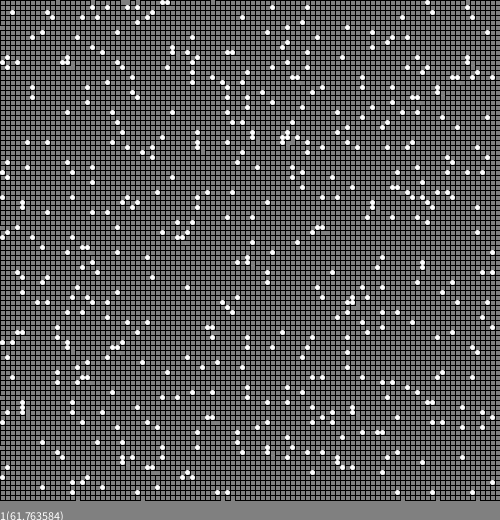
Frame 1 (no input)
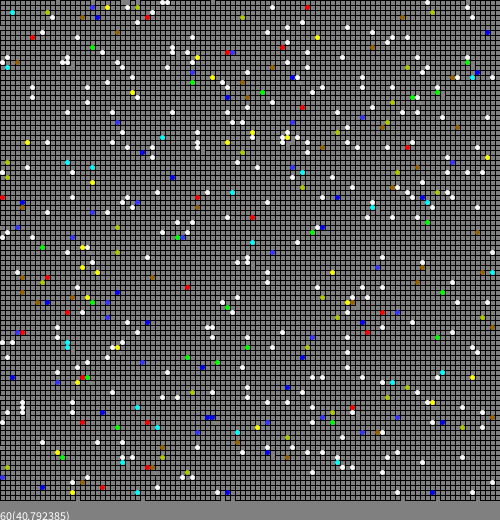
Frame 60 (the mouse pressed at the canvas centre just before this capture)
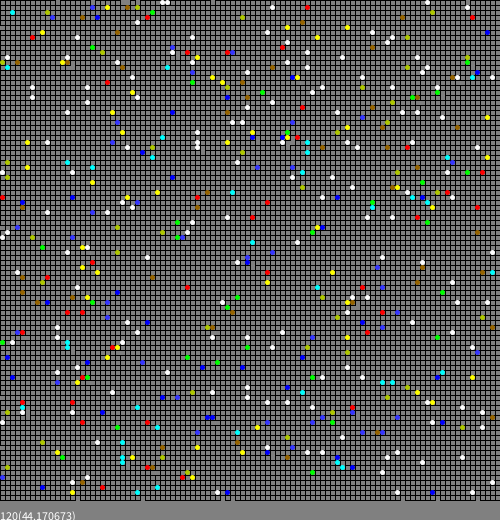
Frame 120 (the mouse held since frame 60 and released just before this capture)

The Processing sketch that drew these frames (run headless with seeded random() and noise(); from frame 60 on, the mouse is pressed at the canvas centre):

// Processing sketch: ABMSimple1
// ── ABMSimple1.pde
/// Simple example of Agent Base Model.
//-////////////////////////////////////

void setup()
{
  size(500,520);
  
  theWorld=new World();
  theWorld.initialise();
  
  println(Model,"Ready!");
}

void draw()
{
  background(128);
  
  visualise(theWorld);
  theWorld.update();
  
  text(str(frameCount)+"("+str(frameRate)+")",0,height);
}

void exit()
{
  println("The end");
  super.exit();
}



/// @date 2026-10-29 ( → https://github.com/borkowsk/bookProcessingEN)

// ── ABMSettings.pde
/// Global constants & variables.
//*//////////////////////////////

String Model="ABMWalkers"; ///< We already know what we want to do.

int    WSide=100;          ///< World side.
float  Density=0.05;       ///< agent population density.

/// @date 2026-10-07 (https://github.com/borkowsk/bookProcessingEN/)

// ── Agent.pde
/// The agent: its atributes, random initialisation and methods
//*////////////////////////////////////////////////////////////

enum Dirs { UNKNOWN, N, NE, E, SE, S, SW, W, NW }; ///< all directions of the world.

Dirs[] allDirs={ Dirs.UNKNOWN,Dirs.N,Dirs.NE,Dirs.E,Dirs.SE,Dirs.S,Dirs.SW,Dirs.W,Dirs.NW };

color dirs2color(Dirs direction)
{
  switch(direction){
  case UNKNOWN: return color(255,255,255);
  case N:       return color(  0,  0,255);
  case NE:      return color(  0,255,255);
  case E:       return color(  0,255,  0);
  case SE:      return color(255,255,  0);
  case S:       return color(255,  0,  0);
  case SW:      return color(175,200,  0);
  case W:       return color(150,100,  0);
  case NW:      return color( 55, 55,255);
  default: return color(255,100,100);
  }
}

class Agent
{
  Dirs direction=Dirs.UNKNOWN;  //!< It needs to know his walking direction.
  
  color getColor()
  {
    return dirs2color(direction);
  }
  
  void update()
  {
    if( direction==Dirs.UNKNOWN && random(1.0)<0.01 ) // Within approximately 100 steps, everyone will choose a direction.
      direction=allDirs[int(random(1,allDirs.length))];
  }
} 

/// @date 2026-10-07 (https://github.com/borkowsk/bookProcessingEN/)

// ── World.pde
/// The world & its dynamics.
//-//////////////////////////

class World
{
  Agent[][]  plane=new Agent[WSide][WSide]; //!< the surface of the world where agents "live".
  int        numberOfAgents=0;              //!< actual number of agents.
  
  void initialise() //!< pre-filling the world
  {
    for(int row=0;row<WSide;row++)
     for(int col=0;col<WSide;col++)
      if(random(1.0)<Density) // Agents are only in certain places.
      {
        plane[row][col]=new Agent();
        numberOfAgents++;
      }
  }
  
  void update() //!< Updating the state of the world, i.e. the simulation step.
  {
    for(int row=0;row<WSide;row++)
      for(int col=0;col<WSide;col++)
        if(plane[row][col]!=null)
          plane[row][col].update();
  }
}

World theWorld=null; ///< A single variable representing the world is initialized during setup.

/// @date 2026-10-29 (https://github.com/borkowsk/bookProcessingEN/)

// ── WorldVis.pde
/// The world visualisation.
//-/////////////////////////

void visualise(World currWorld)
{
  float CSide=width/WSide;
  float HSide=CSide/2.0;
  
  for(int row=0;row<WSide;row++)
    for(int col=0;col<WSide;col++)
      if(currWorld.plane[row][col]!=null)
      {
        fill(currWorld.plane[row][col].getColor()); 
        noStroke();
        ellipse(col*CSide-HSide,row*CSide-HSide,CSide,CSide);
      }
      else
      {
        noFill(); stroke(0);
        rect(col*CSide,row*CSide,CSide,CSide);
      }
}

/// @date 2026-10-29 (https://github.com/borkowsk/bookProcessingEN/)
